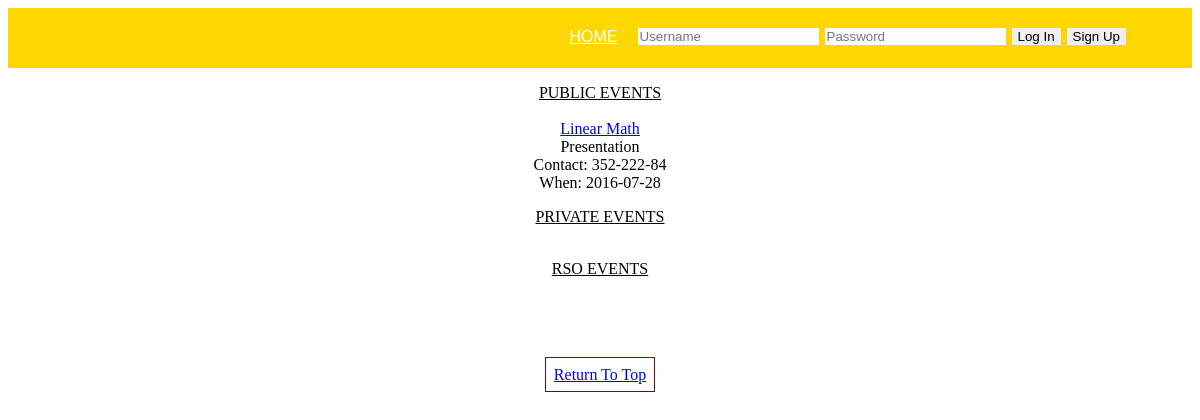
Page /viewEvents.php on the committed database.
### tables this page shows
CREATE TABLE `my_event` (
  `evt_id` int(11) NOT NULL,
  `evt_time` time NOT NULL,
  `evt_comment` text NOT NULL,
  `evt_date` date NOT NULL,
  `evt_contact` varchar(10) NOT NULL,
  `evt_name` varchar(50) NOT NULL,
  `evt_description` varchar(50) DEFAULT NULL,
  `location` varchar(50) NOT NULL
);

### viewEvents.php (the view, shortened to what this page needs)
<?php
	include ("header.php");
	function listPublicEvents() {
		include "dbhandler.php";
		try
		{
			$dbh = new PDO("mysql:host=$server;dbname=$db_name", $user, $pass);
			$dbh->setAttribute(PDO::ATTR_ERRMODE, PDO::ERRMODE_EXCEPTION);
			$stmt = $dbh->prepare("SELECT e.evt_name, e.evt_description, e.evt_date, e.evt_contact, e.evt_id FROM my_event e, public p WHERE e.evt_id = p.evt_id");
			$stmt->execute();
			while($row = $stmt->fetch(PDO::FETCH_ASSOC)){
				$evt_id = $row['evt_id'];
				echo "<a href='events.php?evt_id=$evt_id'>" . $row['evt_name'] . "</a><br>" . $row['evt_description'] . "<br>" . "Contact: " . $row['evt_contact'] . "<br>" . "When: " . $row['evt_date'] . "<br>";
			}
		}
		catch(Exception $e){
			echo 'We are unable to process your request. Please try again later';
		}
	}
?>
	<center><p class="body"><U>PUBLIC EVENTS</U>
	<br><br>
		<?php
			if(isset($_SESSION['user_id']) && $_SESSION['user_priv'] == 3){
				listPublicEvents();
			}
			elseif(!isset($_SESSION['user_id'])){
				listPublicEvents();
			}
		?>
	<div id="page">
	<center><p class="body"> <U>PRIVATE EVENTS</U>
	<br><br>
	</p>
		<center><p class="body"> <U>RSO EVENTS</U>
		<br><br>
	</p>
		<br>
		<br><br><center><div class="logo"><a href="viewEvents.php" style="border:1.5px;
		border-style:solid; border-color:#660066; padding: .5em;">Return To Top</a></div></center>
		<br>
		</p>
</body>

### rows in the picture
my_event: evt_name "Linear Math", evt_description "Presentation", evt_contact "352-222-84", evt_date "2016-07-28"
